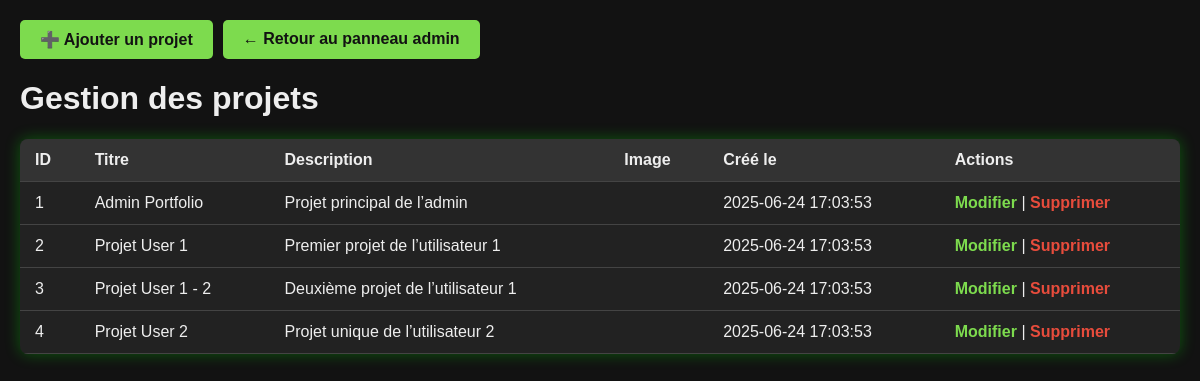
The app's page /admin_projects.php (signed in) with its own data.
### tables this page shows
CREATE TABLE projects (
    id INT AUTO_INCREMENT PRIMARY KEY,
    user_id INT,
    title VARCHAR(255),
    description TEXT,
    image VARCHAR(255),
    external_link VARCHAR(255),
    created_at TIMESTAMP DEFAULT CURRENT_TIMESTAMP,
    FOREIGN KEY(user_id) REFERENCES users(id) ON DELETE CASCADE
);

### admin_projects.php (the view, shortened to what this page needs)
<?php
$conn = new mysqli("localhost", "root", "", "portfolio");
$result = $conn->query("SELECT * FROM projects ORDER BY created_at DESC");
?>
<!DOCTYPE html>
<html lang="fr">
<head>
</head>
<body>
<div class="container">
    <div class="header">
        <a href="project_create.php">➕ Ajouter un projet</a>
        <a href="admin.php">← Retour au panneau admin</a>
    </div>
    <h1>Gestion des projets</h1>
    <table>
        <thead>
        <tr>
            <th>ID</th>
            <th>Titre</th>
            <th>Description</th>
            <th>Image</th>
            <th>Créé le</th>
            <th>Actions</th>
        </tr>
        </thead>
        <tbody>
        <?php if ($result->num_rows === 0): ?>
            <tr><td colspan="6" style="text-align:center;">Aucun projet trouvé.</td></tr>
        <?php else: ?>
            <?php while ($row = $result->fetch_assoc()): ?>
                <tr>
                    <td><?= $row['id'] ?></td>
                    <td><?= htmlspecialchars($row['title']) ?></td>
                    <td><?= htmlspecialchars($row['description']) ?></td>
                    <td>
                    </td>
                    <td><?= $row['created_at'] ?></td>
                    <td>
                        <a href="project_edit.php?id=<?= $row['id'] ?>">Modifier</a> |
                        <span class="btn-delete" onclick="confirmDelete(<?= $row['id'] ?>)">Supprimer</span>
                    </td>
                </tr>
            <?php endwhile; ?>
        <?php endif; ?>
        </tbody>
    </table>
</div>
</body>
</html>

### admin_projects.php (style rules this page uses)
body { font-family: Arial, sans-serif; background-color: #121212; color: #eee; padding: 20px; margin: 0; }
.container { max-width: 1200px; margin: auto; }
table { border-collapse: collapse; width: 100%; background: #222; border-radius: 8px; overflow: hidden; box-shadow: 0 0 15px rgba(0, 255, 0, 0.3); }
th, td { padding: 12px 15px; border-bottom: 1px solid #444; text-align: left; word-break: break-word; }
th { background-color: #333; }
a { color: #7ddb4e; text-decoration: none; font-weight: bold; }
.btn-delete { color: #e74c3c; cursor: pointer; font-weight: bold; }
.header { margin-bottom: 20px; display: flex; flex-wrap: wrap; gap: 10px; }
.header a { background: #7ddb4e; padding: 10px 20px; border-radius: 5px; color: #121212; font-weight: bold; text-decoration: none; display: inline-block; transition: background-color 0.3s ease; }

### records on screen
projects: id "1", title "Admin Portfolio", description "Projet principal de l’admin", created_at "2025-06-24 17:03:53"
projects: id "2", title "Projet User 1", description "Premier projet de l’utilisateur 1", created_at "2025-06-24 17:03:53"
projects: id "3", title "Projet User 1 - 2", description "Deuxième projet de l’utilisateur 1", created_at "2025-06-24 17:03:53"
projects: id "4", title "Projet User 2", description "Projet unique de l’utilisateur 2", created_at "2025-06-24 17:03:53"
